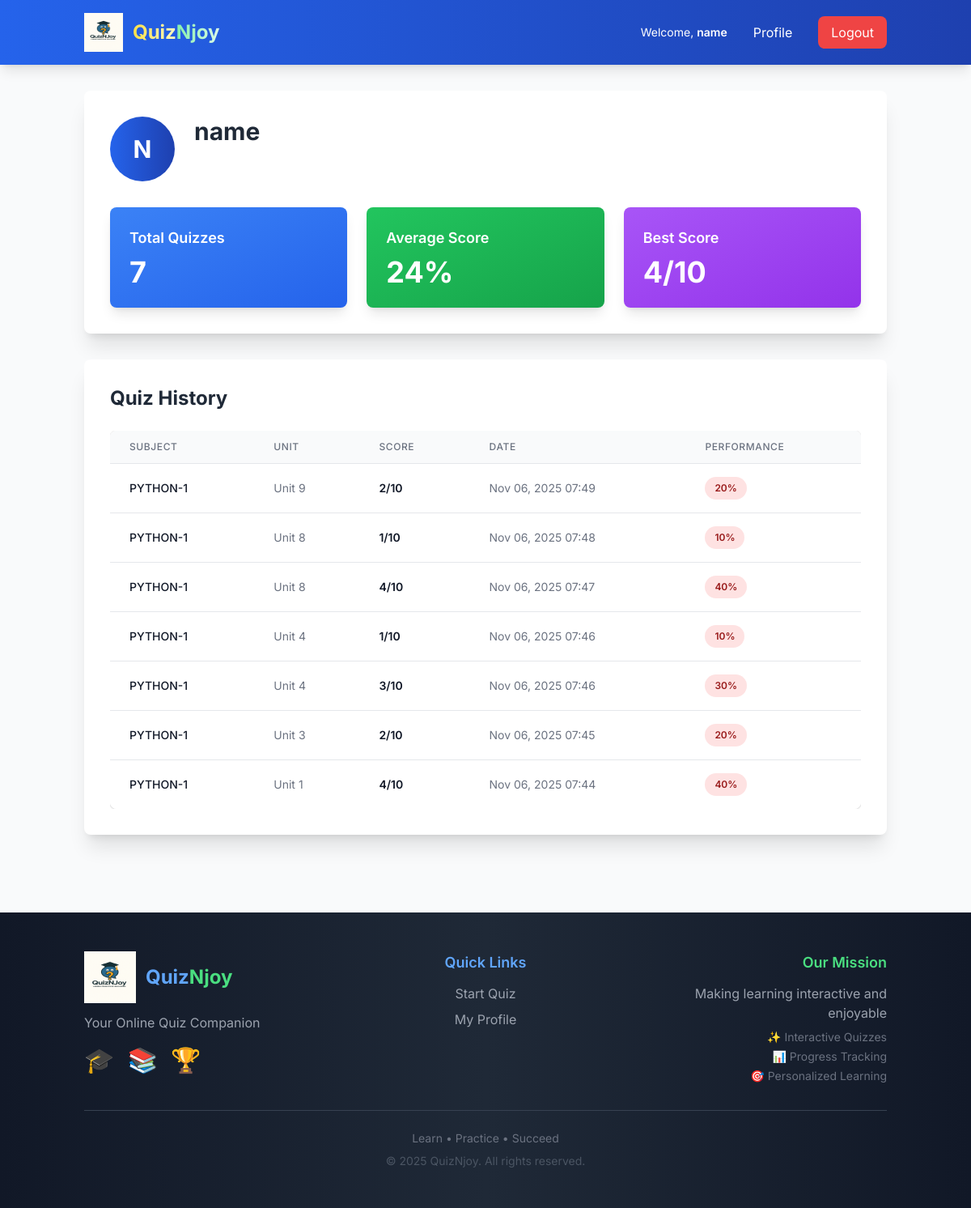
Page /accounts/profile/ (signed in) on the committed database.
### quiz/models.py (models this page shows, shortened)
class QuizAttempt(models.Model):
    QUIZ_MODE_CHOICES = [
        ('random', 'Random Mode'),
        ('practice_all', 'Practice All Mode'),
    ]
    user = models.ForeignKey(User, on_delete=models.CASCADE, related_name='quiz_attempts')
    subject = models.ForeignKey(Subject, on_delete=models.CASCADE)
    unit = models.IntegerField()
    score = models.IntegerField()
    total_questions = models.IntegerField(default=10)
    quiz_mode = models.CharField(max_length=20, choices=QUIZ_MODE_CHOICES, default='random')
    attempted_at = models.DateTimeField(auto_now_add=True)
    class Meta:
        ordering = ['-attempted_at']

### semesters/models.py (models this page shows, shortened)
class Subject(models.Model):
    semester = models.ForeignKey(Semester, on_delete=models.CASCADE, related_name='subjects')
    name = models.CharField(max_length=200)
    code = models.CharField(max_length=20, blank=True)
    created_at = models.DateTimeField(auto_now_add=True)
    class Meta:
        ordering = ['semester', 'name']
        unique_together = ['semester', 'name']

### accounts/views.py (the view)
# urls.py: path('profile/', views.profile_view, name='profile'),
@login_required
def profile_view(request):
    from quiz.models import QuizAttempt
    quiz_history = QuizAttempt.objects.filter(user=request.user).select_related('subject')
    average_percentage = 0
    if quiz_history.exists():
        total_percentage = 0
        for attempt in quiz_history:
            percentage = (attempt.score / attempt.total_questions) * 100 if attempt.total_questions > 0 else 0
            total_percentage += percentage
        average_percentage = round(total_percentage / quiz_history.count())
    best_score = quiz_history.order_by('-score').first() if quiz_history.exists() else None
    context = {
        'quiz_history': quiz_history,
        'average_percentage': average_percentage,
        'best_score': best_score,
    }
    return render(request, 'accounts/profile.html', context)

### templates/accounts/profile.html (shortened to what this page needs)
{% extends 'base.html' %}
{% block content %}
<div class="max-w-6xl mx-auto">
    <div class="bg-white rounded-lg shadow-xl p-4 md:p-8 mb-4 md:mb-8">
        <div class="flex flex-col sm:flex-row items-center sm:items-start mb-4 md:mb-6">
            <div class="bg-gradient-to-r from-blue-600 to-blue-800 text-white w-16 h-16 md:w-20 md:h-20 rounded-full flex items-center justify-center text-2xl md:text-3xl font-bold mb-4 sm:mb-0 sm:mr-6">
                {{ user.username|slice:":1"|upper }}
            </div>
            <div class="text-center sm:text-left">
                <h1 class="text-2xl md:text-3xl font-bold text-gray-800">{{ user.username }}</h1>
            </div>
        </div>
        <div class="grid grid-cols-1 sm:grid-cols-3 gap-4 md:gap-6 mt-4 md:mt-8">
            <div class="bg-gradient-to-br from-blue-500 to-blue-600 text-white p-6 rounded-lg shadow-lg">
                <h3 class="text-lg font-semibold mb-2">Total Quizzes</h3>
                <p class="text-4xl font-bold">{{ quiz_history.count }}</p>
            </div>
            <div class="bg-gradient-to-br from-green-500 to-green-600 text-white p-6 rounded-lg shadow-lg">
                <h3 class="text-lg font-semibold mb-2">Average Score</h3>
                <p class="text-4xl font-bold">{{ average_percentage|default:"0" }}%</p>
            </div>
            <div class="bg-gradient-to-br from-purple-500 to-purple-600 text-white p-6 rounded-lg shadow-lg">
                <h3 class="text-lg font-semibold mb-2">Best Score</h3>
                <p class="text-4xl font-bold">
                    {% if best_score %}
                        {{ best_score.score }}/{{ best_score.total_questions }}
                    {% else %}
                        0/0
                    {% endif %}
                </p>
            </div>
        </div>
    </div>
    <div class="bg-white rounded-lg shadow-xl p-4 md:p-8">
        <h2 class="text-xl md:text-2xl font-bold text-gray-800 mb-4 md:mb-6">Quiz History</h2>
        {% if quiz_history %}
            <div class="overflow-x-auto -mx-4 md:mx-0">
                <div class="inline-block min-w-full align-middle">
                    <div class="overflow-hidden shadow ring-1 ring-black ring-opacity-5 md:rounded-lg">
                        <table class="min-w-full divide-y divide-gray-200">
                            <thead class="bg-gray-50">
                                <tr>
                                    <th class="px-3 md:px-6 py-3 text-left text-xs font-medium text-gray-500 uppercase tracking-wider">Subject</th>
                                    <th class="px-3 md:px-6 py-3 text-left text-xs font-medium text-gray-500 uppercase tracking-wider">Unit</th>
                                    <th class="px-3 md:px-6 py-3 text-left text-xs font-medium text-gray-500 uppercase tracking-wider">Score</th>
                                    <th class="px-3 md:px-6 py-3 text-left text-xs font-medium text-gray-500 uppercase tracking-wider hidden sm:table-cell">Date</th>
                                    <th class="px-3 md:px-6 py-3 text-left text-xs font-medium text-gray-500 uppercase tracking-wider">Performance</th>
                                </tr>
                            </thead>
                            <tbody class="bg-white divide-y divide-gray-200">
                                {% for attempt in quiz_history %}
                                    <tr class="hover:bg-gray-50 transition duration-200">
                                        <td class="px-3 md:px-6 py-3 md:py-4 whitespace-nowrap text-xs md:text-sm font-medium text-gray-900">
                                            {{ attempt.subject.name }}
                                        </td>
                                        <td class="px-3 md:px-6 py-3 md:py-4 whitespace-nowrap text-xs md:text-sm text-gray-500">
                                            Unit {{ attempt.unit }}
                                        </td>
                                        <td class="px-3 md:px-6 py-3 md:py-4 whitespace-nowrap text-xs md:text-sm text-gray-900 font-semibold">
                                            {{ attempt.score }}/{{ attempt.total_questions }}
                                        </td>
                                        <td class="px-3 md:px-6 py-3 md:py-4 whitespace-nowrap text-xs md:text-sm text-gray-500 hidden sm:table-cell">
                                            {{ attempt.attempted_at|date:"M d, Y H:i" }}
                                        </td>
                                        <td class="px-3 md:px-6 py-3 md:py-4 whitespace-nowrap">
                                            {% widthratio attempt.score attempt.total_questions 100 as percentage %}
                                            <span class="px-2 md:px-3 py-1 inline-flex text-xs leading-5 font-semibold rounded-full
                                                {% if percentage >= 80 %}bg-green-100 text-green-800
                                                {% elif percentage >= 60 %}bg-yellow-100 text-yellow-800
                                                {% else %}bg-red-100 text-red-800{% endif %}">
                                                {{ percentage }}%
                                            </span>
                                        </td>
                                    </tr>
                                {% endfor %}
                            </tbody>
                        </table>
                    </div>
                </div>
            </div>
        {% endif %}
    </div>
</div>
{% endblock %}

### templates/base.html (shortened to what this page needs)
<!DOCTYPE html>
<html lang="en">
<head>
    <script src="https://cdn.tailwindcss.com"></script>
</head>
<body class="bg-gray-50">
    <nav class="bg-gradient-to-r from-blue-600 to-blue-800 text-white shadow-lg">
        <div class="container mx-auto px-4">
            <div class="flex justify-between items-center py-3 md:py-4">
                <a href="{% url 'home' %}" class="text-xl md:text-2xl font-bold flex items-center hover:scale-105 transition duration-300">
                    {% load static %}
                    <img src="{% static 'images/logo.png' %}" alt="QuizNJoy Logo" class="h-10 w-10 md:h-12 md:w-12 mr-2 md:mr-3">
                    <span class="bg-gradient-to-r from-yellow-300 to-yellow-100 bg-clip-text text-transparent">Quiz</span><span class="bg-gradient-to-r from-green-300 to-green-100 bg-clip-text text-transparent">Njoy</span>
                </a>
                <div class="hidden md:flex items-center space-x-4">
                    {% if user.is_authenticated %}
                        <span class="text-sm">Welcome, <span class="font-semibold">{{ user.username }}</span></span>
                        <a href="{% url 'accounts:profile' %}" class="hover:bg-blue-700 px-4 py-2 rounded-lg transition duration-300">Profile</a>
                        <a href="{% url 'accounts:logout' %}" class="bg-red-500 hover:bg-red-600 px-4 py-2 rounded-lg transition duration-300">Logout</a>
                    {% else %}
                        <a href="{% url 'accounts:login' %}" class="hover:bg-blue-700 px-4 py-2 rounded-lg transition duration-300">Login</a>
                        <a href="{% url 'accounts:signup' %}" class="bg-green-500 hover:bg-green-600 px-4 py-2 rounded-lg transition duration-300">Sign Up</a>
                    {% endif %}
                </div>
            </div>
        </div>
    </nav>
    <main class="container mx-auto px-3 sm:px-4 py-4 md:py-8">
        {% block content %}
        {% endblock %}
    </main>
    <footer class="bg-gradient-to-r from-gray-900 via-gray-800 to-gray-900 text-white mt-8 md:mt-16">
        <div class="container mx-auto px-4 py-8 md:py-12">
            <div class="grid grid-cols-1 md:grid-cols-3 gap-6 md:gap-8 mb-6 md:mb-8">
                <div class="text-center md:text-left">
                    <div class="flex items-center justify-center md:justify-start mb-3">
                        <img src="{% static 'images/logo.png' %}" alt="QuizNJoy Logo" class="h-16 w-16 mr-3">
                        <h3 class="text-2xl font-bold">
                            <span class="text-blue-400">Quiz</span><span class="text-green-400">Njoy</span>
                        </h3>
                    </div>
                    <p class="text-gray-400 mb-4">Your Online Quiz Companion</p>
                    <div class="flex justify-center md:justify-start space-x-4 text-3xl">
                        <span>🎓</span>
                        <span>📚</span>
                        <span>🏆</span>
                    </div>
                </div>
                <div class="text-center">
                    <h4 class="text-lg font-semibold mb-3 text-blue-400">Quick Links</h4>
                    <div class="space-y-2">
                        {% if user.is_authenticated %}
                            <a href="{% url 'quiz:select_semester' %}" class="block text-gray-400 hover:text-white transition duration-200">Start Quiz</a>
                            <a href="{% url 'accounts:profile' %}" class="block text-gray-400 hover:text-white transition duration-200">My Profile</a>
                        {% else %}
                            <a href="{% url 'accounts:login' %}" class="block text-gray-400 hover:text-white transition duration-200">Login</a>
                            <a href="{% url 'accounts:signup' %}" class="block text-gray-400 hover:text-white transition duration-200">Sign Up</a>
                        {% endif %}
                    </div>
                </div>
                <div class="text-center md:text-right">
                    <h4 class="text-lg font-semibold mb-3 text-green-400">Our Mission</h4>
                    <p class="text-gray-400 mb-2">Making learning interactive and enjoyable</p>
                    <div class="space-y-1 text-sm text-gray-500">
                        <p>✨ Interactive Quizzes</p>
                        <p>📊 Progress Tracking</p>
                        <p>🎯 Personalized Learning</p>
                    </div>
                </div>
            </div>
            <div class="border-t border-gray-700 pt-6 text-center">
                <p class="text-sm text-gray-500">Learn • Practice • Succeed</p>
                <p class="text-sm text-gray-600 mt-2">© 2025 QuizNjoy. All rights reserved.</p>
            </div>
        </div>
    </footer>
</body>
</html>

### templates/base.html (style rules this page uses)
body { font-family: 'Inter', sans-serif; -webkit-font-smoothing: antialiased; -moz-osx-font-smoothing: grayscale; }
html { scroll-behavior: smooth; }

### rows in the picture
QuizAttempt: score "4", total_questions "10", subject.name "PYTHON-1", unit "1", attempted_at "Nov 06, 2025 07:44", percentage "40"
QuizAttempt: subject.name "PYTHON-1", unit "9", score "2", total_questions "10", attempted_at "Nov 06, 2025 07:49", percentage "20"
QuizAttempt: subject.name "PYTHON-1", unit "8", score "1", total_questions "10", attempted_at "Nov 06, 2025 07:48"
QuizAttempt: subject.name "PYTHON-1", unit "8", score "4", total_questions "10", attempted_at "Nov 06, 2025 07:47", percentage "40"
QuizAttempt: subject.name "PYTHON-1", unit "4", score "1", total_questions "10", attempted_at "Nov 06, 2025 07:46"
QuizAttempt: subject.name "PYTHON-1", unit "4", score "3", total_questions "10", attempted_at "Nov 06, 2025 07:46", percentage "30"
QuizAttempt: subject.name "PYTHON-1", unit "3", score "2", total_questions "10", attempted_at "Nov 06, 2025 07:45", percentage "20"

### other values in the picture
{{ user.username }} "name"
{{ user.username|slice:":1"|upper }} "N"
{{ quiz_history.count }} "7"
{{ average_percentage|default:"0" }} "24"
